Frame 1 (no input): blank canvas, image omitted
Frame 60 (no input): blank canvas, image omitted
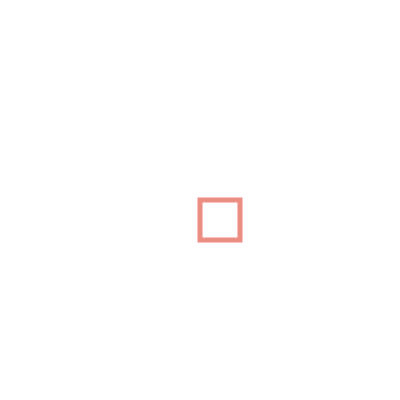
Frame 120 (the mouse pressed at the canvas centre since frame 60)

The p5.js sketch whose frames 1 and 60 were blank and that drew this single picture after the mouse press (run headless with seeded random() and noise() and a simulated clock; from frame 60 on, the mouse is pressed at the canvas centre):

// p5.js sketch
// ── sketch.js

function setup() {
  createCanvas(400, 400);
  background(255);
  strokeWeight(5)
  noFill()
  
}

function draw() {
  
 
}

function mousePressed(){
stamp(mouseX,mouseY);
}

function stamp(x,y) {
  if(mouseX % 2 == 0 && mouseY % 2==0){
  stroke(224,60,49,150)
  rect(x,y,40,40) 
  }else if(mouseX % 2 == 0) {
    stroke(0, 150, 94,150)   
    ellipse(x,y,40,40)
  }else if( mouseY % 2==0){
      stroke(58, 93, 174,150)
   arc(x,y, 40, 40, 0, PI + QUARTER_PI);
  }else{
      stroke(234, 115, 61,150)
    triangle(x, y, x+25, y-50,x+50, y)
}}
